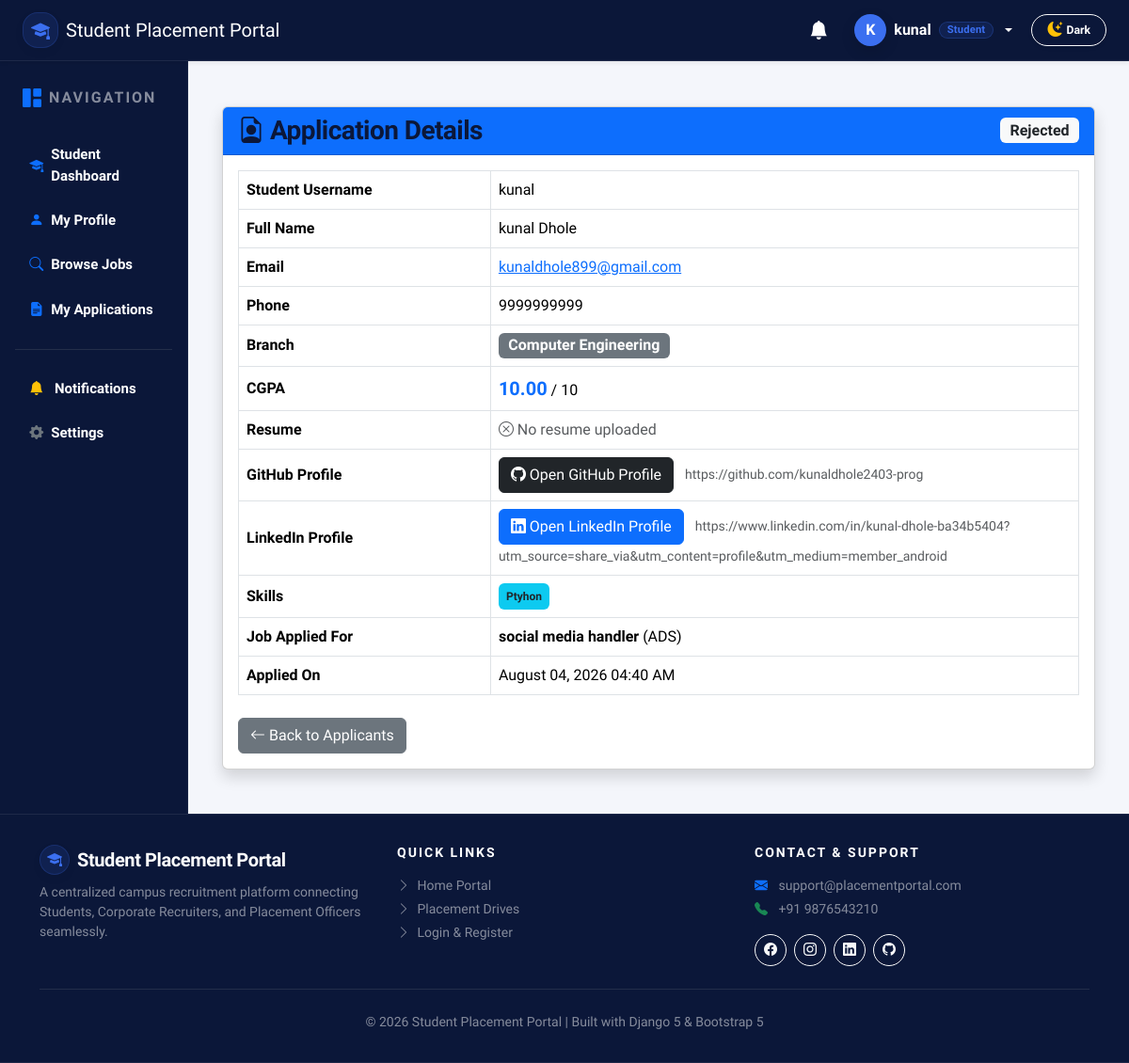
/applications/detail/2/ (signed in), run on the app's committed database.
### accounts/models.py (models this page shows, shortened)
class User(AbstractUser):
    ROLE_CHOICES = (
        ('student', 'Student'),
        ('recruiter', 'Recruiter'),
        ('officer', 'Placement Officer'),
    )
    role = models.CharField(
        max_length=20,
        choices=ROLE_CHOICES
    )
    phone = models.CharField(
        max_length=15,
        blank=True,
        null=True
    )
    profile_picture = models.ImageField(
        upload_to='profile_pictures/',
        blank=True,
        null=True
    )
    is_verified = models.BooleanField(default=False)
    created_at = models.DateTimeField(auto_now_add=True)
    updated_at = models.DateTimeField(auto_now=True)

### applications/models.py (models this page shows, shortened)
class Application(models.Model):
    STATUS_CHOICES = [
        ("Pending", "Pending"),
        ("Under Review", "Under Review"),
        ("Shortlisted", "Shortlisted"),
        ("Rejected", "Rejected"),
        ("Selected", "Selected"),
    ]
    student = models.ForeignKey(
        Student,
        on_delete=models.CASCADE,
        related_name="applications",
    )
    job = models.ForeignKey(
        Job,
        on_delete=models.CASCADE,
        related_name="applications"
    )
    status = models.CharField(
        max_length=20,
        choices=STATUS_CHOICES,
        default="Pending"
    )
    applied_at = models.DateTimeField(
        auto_now_add=True
    )
    updated_at = models.DateTimeField(
        auto_now=True
    )
    class Meta:
        ordering = ["-applied_at"]
        constraints = [
            models.UniqueConstraint(
                fields=["student", "job"],
                name="unique_job_application"
            )
        ]

### students/models.py (models this page shows, shortened)
class Student(models.Model):
    GENDER_CHOICES = [
        ('Male', 'Male'),
        ('Female', 'Female'),
        ('Other', 'Other'),
    ]
    BRANCH_CHOICES = [
    ('CO', 'Computer Engineering'),
    ('IT', 'Information Technology'),
    ('AIML', 'Artificial Intelligence & Machine Learning'),
    ('ENTC', 'Electronics & Telecommunication'),
    ('ME', 'Mechanical Engineering'),
    ('CEV', 'Civil Engineering'),
]
    SEMESTER_CHOICES = [
        (1, 'Semester 1'),
        (2, 'Semester 2'),
        (3, 'Semester 3'),
        (4, 'Semester 4'),
        (5, 'Semester 5'),
        (6, 'Semester 6'),
    ]
    user = models.OneToOneField(
    settings.AUTH_USER_MODEL,
    on_delete=models.CASCADE,
    related_name="student_profile"
)
    roll_number = models.CharField(
    max_length=20,
    unique=True,
    verbose_name="Roll Number"
)
    phone = models.CharField(max_length=10)
    branch = models.CharField(max_length=20, choices=BRANCH_CHOICES)
    semester = models.IntegerField(choices=SEMESTER_CHOICES)
    cgpa = models.DecimalField(
    max_digits=4,
    decimal_places=2,
    validators=[
        MinValueValidator(0),
        MaxValueValidator(10)
    ]
)
    date_of_birth = models.DateField()
    gender = models.CharField(
        max_length=10,
        choices=GENDER_CHOICES
    )
    address = models.TextField()
    profile_photo = models.ImageField(
        upload_to='profile_photos/',
        blank=True,
        null=True
    )
    github_url = models.URLField(
        blank=True,
        null=True
    )
    linkedin_url = models.URLField(
        blank=True,
        null=True
    )
    created_at = models.DateTimeField(auto_now_add=True)
    updated_at = models.DateTimeField(auto_now=True)
    class Meta:
        ordering = ['roll_number']
        verbose_name = "Student"
        verbose_name_plural = "Students"

class Skill(models.Model):
    student = models.ForeignKey(
        Student,
        on_delete=models.CASCADE,
        related_name="skills"
    )
    skill_name = models.CharField(max_length=100)

### jobs/models.py (models this page shows, shortened)
class Job(models.Model):
    JOB_TYPE_CHOICES = (
        ('Full-Time', 'Full-Time'),
        ('Part-Time', 'Part-Time'),
        ('Internship', 'Internship'),
        ('Contract', 'Contract'),
    )
    EXPERIENCE_CHOICES = (
        ('Fresher', 'Fresher'),
        ('0-1 Years', '0-1 Years'),
        ('1-3 Years', '1-3 Years'),
        ('3-5 Years', '3-5 Years'),
        ('5+ Years', '5+ Years'),
    )
    STATUS_CHOICES = (
        ('Open', 'Open'),
        ('Closed', 'Closed'),
    )
    company = models.ForeignKey(
        Company,
        on_delete=models.CASCADE,
        related_name='jobs'
    )
    recruiter = models.ForeignKey(
        settings.AUTH_USER_MODEL,
        on_delete=models.CASCADE,
        related_name='posted_jobs'
    )
    job_title = models.CharField(max_length=150)
    job_description = models.TextField()
    required_skills = models.TextField(
        help_text="Separate skills using commas"
    )
    qualification = models.CharField(max_length=150)
    experience = models.CharField(
        max_length=20,
        choices=EXPERIENCE_CHOICES,
        default='Fresher'
    )
    job_type = models.CharField(
        max_length=20,
        choices=JOB_TYPE_CHOICES
    )
    location = models.CharField(max_length=150)
    salary = models.CharField(max_length=100)
    vacancies = models.PositiveIntegerField(default=1)
    application_deadline = models.DateField()
    target_branches = models.CharField(
        max_length=255,
        default='ALL',
        help_text="Target branches for job posting (e.g. CO,IT,AIML or ALL)"
    )
    status = models.CharField(
        max_length=10,
        choices=STATUS_CHOICES,
        default='Open'
    )
    created_at = models.DateTimeField(auto_now_add=True)
    updated_at = models.DateTimeField(auto_now=True)
    class Meta:
        ordering = ['-created_at']

### recruiters/models.py (models this page shows, shortened)
class Company(models.Model):
    company_name = models.CharField(max_length=150)
    company_email = models.EmailField(unique=True)
    company_phone = models.CharField(max_length=15)
    website = models.URLField(blank=True, null=True)
    industry = models.CharField(max_length=100)
    location = models.CharField(max_length=150)
    description = models.TextField(blank=True, null=True)
    logo = models.ImageField(upload_to='company_logos/', blank=True, null=True)
    created_at = models.DateTimeField(auto_now_add=True)
    class Meta:
        ordering = ['company_name']

### applications/views.py (the view)
@login_required
def application_detail(request, application_id):
    if request.user.role == "student":
        student = get_object_or_404(Student, user=request.user)
        application = get_object_or_404(Application, id=application_id, student=student)
    elif request.user.role == "recruiter":
        recruiter = get_object_or_404(RecruiterProfile, user=request.user)
        application = get_object_or_404(Application, id=application_id, job__company=recruiter.company)
    else:
        application = get_object_or_404(Application, id=application_id)
    return render(
        request,
        "applications/application_detail.html",
        {
            "application": application
        }
    )

### applications/templates/applications/application_detail.html (shortened to what this page needs)
{% extends "base.html" %}
{% block content %}
<div class="container mt-4">
<div class="card shadow">
<div class="card-header bg-primary text-white d-flex justify-content-between align-items-center">
<h3 class="mb-0"><i class="bi bi-file-earmark-person"></i> Application Details</h3>
<span class="badge bg-light text-dark fs-6">{{ application.status }}</span>
</div>
<div class="card-body">
<table class="table table-bordered align-middle">
<tr>
<th width="30%">Student Username</th>
<td>{{ application.student.user.username }}</td>
</tr>
<tr>
<th>Full Name</th>
<td>{{ application.student.user.get_full_name|default:application.student.user.username }}</td>
</tr>
<tr>
<th>Email</th>
<td><a href="mailto:{{ application.student.user.email }}">{{ application.student.user.email }}</a></td>
</tr>
<tr>
<th>Phone</th>
<td>{{ application.student.phone }}</td>
</tr>
<tr>
<th>Branch</th>
<td><span class="badge bg-secondary fs-6">{{ application.student.get_branch_display }}</span></td>
</tr>
<tr>
<th>CGPA</th>
<td><strong class="text-primary fs-5">{{ application.student.cgpa }}</strong> / 10</td>
</tr>
<tr>
<th>Resume</th>
<td>
    {% if resume %}
        <a href="{{ resume.resume_file.url }}" target="_blank" class="btn btn-danger">
            <i class="bi bi-file-earmark-pdf-fill"></i> View / Download Resume
        </a>
    {% else %}
        <span class="text-muted"><i class="bi bi-x-circle"></i> No resume uploaded</span>
    {% endif %}
</td>
</tr>
<tr>
<th>GitHub Profile</th>
<td>
    {% if application.student.github_url %}
        <a href="{{ application.student.github_url }}" target="_blank" class="btn btn-dark">
            <i class="bi bi-github"></i> Open GitHub Profile
        </a>
        <small class="ms-2 text-muted">{{ application.student.github_url }}</small>
    {% else %}
        <span class="text-muted">Not provided</span>
    {% endif %}
</td>
</tr>
<tr>
<th>LinkedIn Profile</th>
<td>
    {% if application.student.linkedin_url %}
        <a href="{{ application.student.linkedin_url }}" target="_blank" class="btn btn-primary">
            <i class="bi bi-linkedin"></i> Open LinkedIn Profile
        </a>
        <small class="ms-2 text-muted">{{ application.student.linkedin_url }}</small>
    {% else %}
        <span class="text-muted">Not provided</span>
    {% endif %}
</td>
</tr>
<tr>
<th>Skills</th>
<td>
    {% for skill in application.student.skills.all %}
        <span class="badge bg-info text-dark me-1 p-2">{{ skill.skill_name }}</span>
    {% empty %}
        <span class="text-muted">No skills listed</span>
    {% endfor %}
</td>
</tr>
<tr>
<th>Job Applied For</th>
<td><strong>{{ application.job.job_title }}</strong> ({{ application.job.company.company_name }})</td>
</tr>
<tr>
<th>Applied On</th>
<td>{{ application.applied_at|date:"F d, Y h:i A" }}</td>
</tr>
</table>
<div class="mt-4">
<a href="{% url 'applications:recruiter_applications' %}"
class="btn btn-secondary">
<i class="bi bi-arrow-left"></i> Back to Applicants
</a>
</div>
</div>
</div>
</div>
{% endblock %}

### templates/includes/navbar.html (shortened to what this page needs)
<nav class="navbar navbar-expand-lg navbar-dark shadow-sm sticky-top py-2.5" style="background-color: #0B1739 !important; border-bottom: 1px solid rgba(255,255,255,0.08); z-index: 1030;">
    <div class="container-fluid px-3 px-lg-4">
        <a class="navbar-brand d-flex align-items-center gap-2 fw-extrabold" href="/">
            <div class="spp-stat-icon blue p-0" style="width: 38px; height: 38px; font-size: 1.25rem;">
                <i class="bi bi-mortarboard-fill"></i>
            </div>
            <span class="fs-5 tracking-tight text-white">Student Placement Portal</span>
        </a>
        <div class="collapse navbar-collapse" id="navbarContent">
            <ul class="navbar-nav ms-auto align-items-lg-center gap-2 mt-2 mt-lg-0">
                {% if user.is_authenticated %}
                    <li class="nav-item me-1">
                        <a class="nav-link text-white position-relative px-2 py-1" href="{% url 'accounts:notifications' %}" title="Notifications">
                            <i class="bi bi-bell-fill fs-5"></i>
                        </a>
                    </li>
                    <li class="nav-item dropdown">
                        <a class="nav-link dropdown-toggle text-white d-flex align-items-center gap-2 fw-semibold px-2 py-1" href="#" role="button" data-bs-toggle="dropdown">
                            <div class="spp-avatar border-0" style="width: 34px; height: 34px; font-size: 1rem; background: var(--spp-blue); color: #ffffff;">
                                {{ user.username|slice:":1"|upper }}
                            </div>
                            <span class="text-white">{{ user.username }}</span>
                            {% if user.role == 'student' %}
                                <span class="spp-pill blue py-0 px-2" style="font-size: 0.7rem;">Student</span>
                            {% elif user.role == 'recruiter' %}
                                <span class="spp-pill purple py-0 px-2" style="font-size: 0.7rem;">Recruiter</span>
                            {% elif user.role == 'officer' %}
                                <span class="spp-pill orange py-0 px-2" style="font-size: 0.7rem;">TPO Officer</span>
                            {% endif %}
                        </a>
                    </li>
                {% endif %}
                <li class="nav-item ms-lg-1">
                    <button class="btn btn-sm btn-outline-light rounded-pill px-3 py-1.5 d-inline-flex align-items-center justify-content-center gap-1.5 shadow-sm" id="themeToggleBtn" title="Toggle Dark/Light Theme" type="button" style="cursor: pointer;">
                        <i class="bi bi-moon-stars-fill text-warning fs-6" id="themeToggleIcon"></i>
                        <span id="themeToggleLabel" class="small fw-bold text-white ms-1">Dark</span>
                    </button>
                </li>
            </ul>
        </div>
    </div>
</nav>

### static/css/style.css (style rules this page uses)
:root { --spp-navy: #0B1739; --spp-navy-dark: #070F26; --spp-navy-light: #162650; --spp-blue: #3B6FF0; --spp-blue-dark: #2553ca; --spp-grad-start: #4F6EF7; --spp-grad-end: #8B5CF6; --spp-bg: #F4F6FB; --spp-card-bg: #FFFFFF; --spp-text-main: #0F172A; --spp-text-muted: #64748B; --spp-border: #E2E8F0; --spp-green: #10B981; --spp-green-bg: rgba(16, 185, 129, 0.1); --spp-orange: #F59E0B; --spp-orange-bg: rgba(245, 158, 11, 0.1); --spp-purple: #8B5CF6; --spp-purple-bg: rgba(139, 92, 246, 0.1); --spp-red: #EF4444; --spp-red-bg: rgba(239, 68, 68, 0.1); --spp-gray: #64748B; --spp-gray-bg: rgba(100, 116, 139, 0.1); --spp-shadow-sm: 0 2px 5px rgba(11, 23, 57, 0.04), 0 1px 2px rgba(11, 23, 57, 0.02); --spp-shadow-md: 0 10px 25px -3px rgba(11, 23, 57, 0.06), 0 4px 10px -2px rgba(11, 23, 57, 0.04); --spp-shadow-lg: 0 20px 40px -4px rgba(11, 23, 57, 0.1); --spp-shadow-glow: 0 8px 25px rgba(59, 111, 240, 0.3); }
body { background-color: var(--spp-bg); color: var(--spp-text-main); font-family: 'Plus Jakarta Sans', -apple-system, BlinkMacSystemFont, "Segoe UI", Roboto, sans-serif; min-height: 100vh; -webkit-font-smoothing: antialiased; }
h1, h2, h3, h4, h5, h6 { font-family: 'Plus Jakarta Sans', 'Outfit', sans-serif; font-weight: 700; color: var(--spp-navy); letter-spacing: -0.02em; }
.spp-stat-icon { width: 56px; height: 56px; border-radius: 16px; display: flex; align-items: center; justify-content: center; font-size: 1.65rem; flex-shrink: 0; box-shadow: 0 4px 12px rgba(0, 0, 0, 0.04); }
.spp-stat-icon.blue { background: rgba(59, 111, 240, 0.12); color: var(--spp-blue); border: 1px solid rgba(59, 111, 240, 0.2); }
.spp-pill { display: inline-flex; align-items: center; gap: 0.4rem; padding: 0.4rem 0.9rem; border-radius: 50rem; font-size: 0.8125rem; font-weight: 700; letter-spacing: 0.2px; }
.spp-pill.blue { background: rgba(59, 111, 240, 0.12); color: var(--spp-blue); border: 1px solid rgba(59, 111, 240, 0.25); }
.spp-avatar { width: 76px; height: 76px; border-radius: 50%; object-fit: cover; border: 3px solid #ffffff; box-shadow: 0 6px 16px rgba(0,0,0,0.12); background-color: #E2E8F0; display: inline-flex; align-items: center; justify-content: center; font-size: 1.85rem; color: var(--spp-navy); }

### data on the page
User: username "K", username "kunal"
Application: status "Rejected", student.user.username "kunal", student.user.get_full_name "kunal Dhole", student.user.email "kunaldhole899@gmail.com", student.phone "9999999999", student.branch "Computer Engineering", student.cgpa "10.00", student.github_url "https://github.com/kunaldhole2403-prog", student.linkedin_url "https://www.linkedin.com/in/kunal-dhole-ba34b5404?utm_source=share_via&utm_content=profile&utm_medium=member_android", job.job_title "social media handler", job.company.company_name "ADS", applied_at "August 04, 2026 04:40 AM"
Skill: skill_name "Ptyhon"
